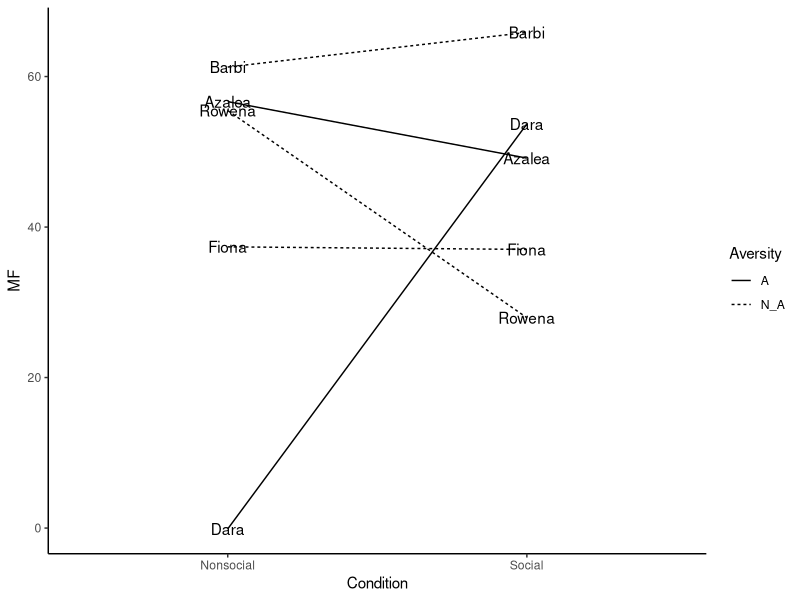
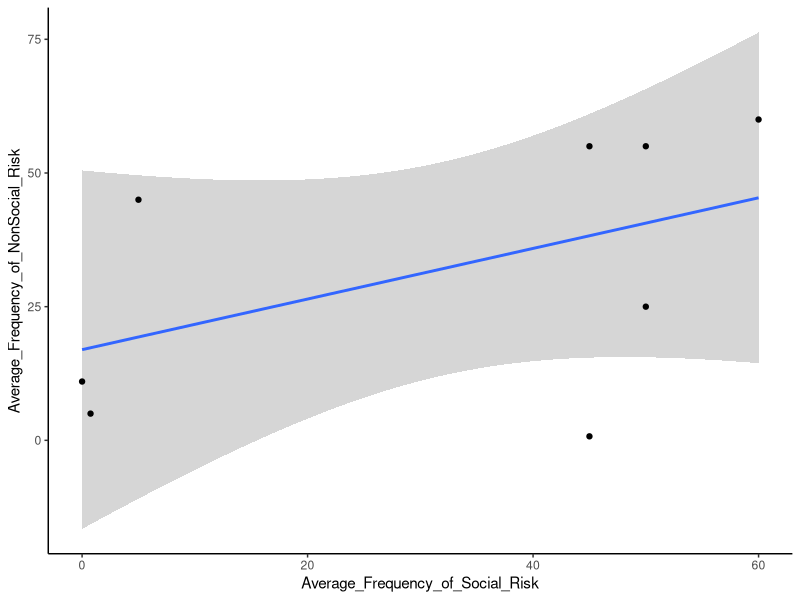
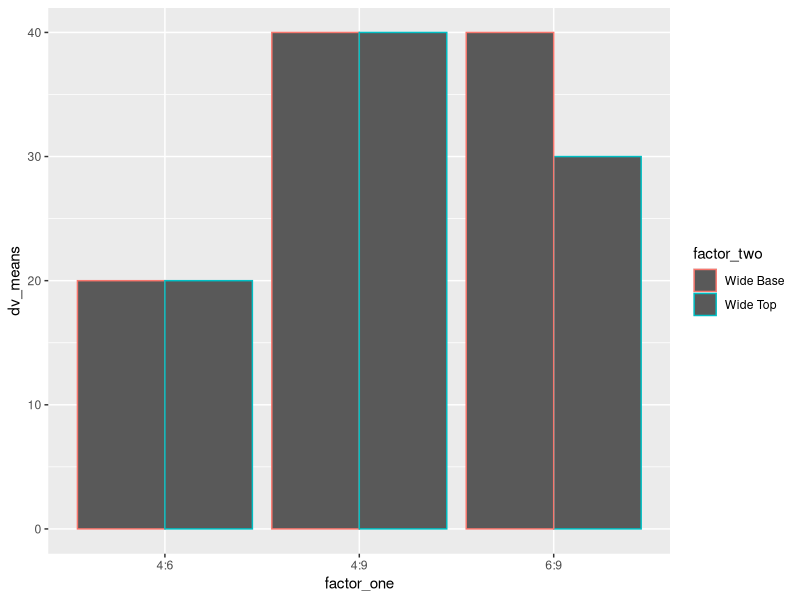
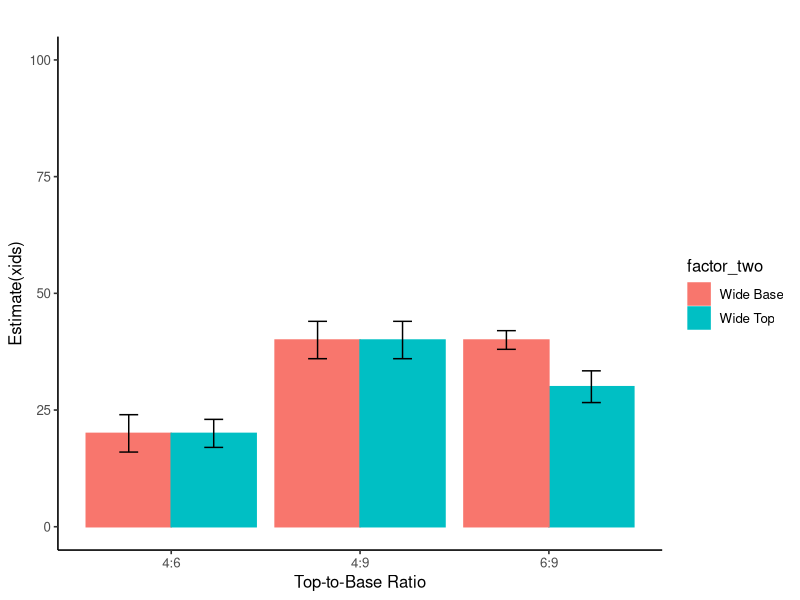
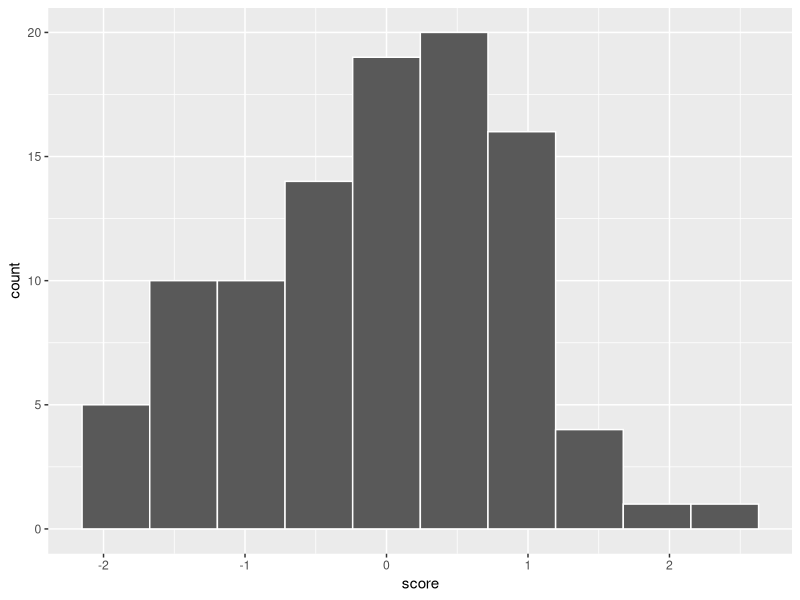

Write the R code that produced these figures, in order.
## ---- chunk 1
knitr::opts_chunk$set(message=FALSE,warning=FALSE, cache=TRUE)
## ---- chunk 2
library(ggplot2)

# add "each" to keep both copies of the names together 
Names <- rep(c("Dara","Azalea","Barbi","Rowena","Fiona"),each=2)
MF <- rnorm(10,45,25) 
Condition <- rep(c("Social","Nonsocial"),5)
# "times=" to repeat how many times you want A and N_A to be repeated 
Aversity <- rep(c("A","N_A"),times=c(4,6))
plot_df<- data.frame(Names, MF, Condition) 

ggplot(plot_df, aes(x=Condition, y=MF, group=Names, linetype=Aversity))+ 
  geom_line()+
  geom_text(label=Names)+
  theme_classic()

## ---- chunk 3
library(ggplot2)
Average_Frequency_of_Social_Risk = a <- c(0,.75,45,5,50,45,60,50)
Average_Frequency_of_NonSocial_Risk = b<- c(11,5,.75,45,25,55,60,55)
plot_df <- data.frame(a,b)

# basic scatterplot
ggplot(plot_df, aes(x=Average_Frequency_of_Social_Risk,
    y=Average_Frequency_of_NonSocial_Risk))+
 geom_smooth(method=lm)+
 theme_classic()+
  geom_point()


## ---- chunk 4
library(ggplot2)
factor_one <- rep(as.factor(c("4:6","6:9","4:9")),2)
factor_two <- rep(as.factor(c("Wide Base","Wide Top")),3)
dv_means <- c(20,30,40,20,40,40)
dv_SEs   <- c(4,3.4,4,3,2,4)
plot_df <- data.frame(factor_one,
                      factor_two,
                      dv_means,
                      dv_SEs)
# basic bar graph
ggplot(plot_df, aes(x=factor_one,y=dv_means,
                    group=factor_two,
                    color=factor_two))+
  geom_bar(stat="identity", position="dodge")
# adding error bars, customizing
ggplot(plot_df, aes(x=factor_one,y=dv_means,
                group=factor_two,
                    
color=factor_two,                    fill=factor_two))+    
  geom_bar(stat="identity", position="dodge")+
  geom_errorbar(aes(ymin=dv_means-dv_SEs,
                    ymax=dv_means+dv_SEs),
                position=position_dodge(width=0.9),
                width=.2,
                color="black")+
  coord_cartesian(ylim=c(0,100))+
  xlab("Top-to-Base Ratio")+
  ylab("Estimate(xids)")+
  ggtitle("")+
  theme_classic(base_size=12)+
  theme(plot.title = element_text(hjust = 0.5))
  
## ---- chunk 5
score <- rnorm(100,0,1)
n <- 1:100
plot_df <- data.frame(score,n)
ggplot(plot_df, aes(x=score))+
  geom_histogram(bins=10,
                 color="white")
